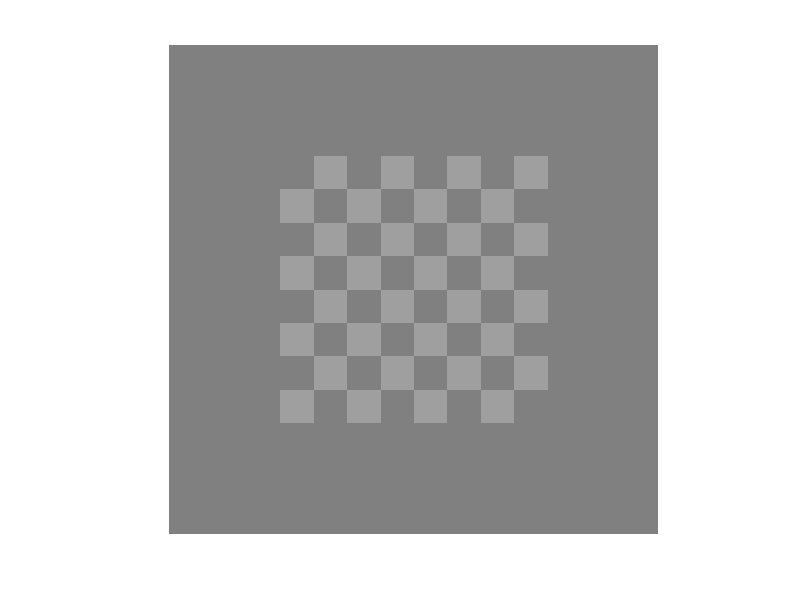
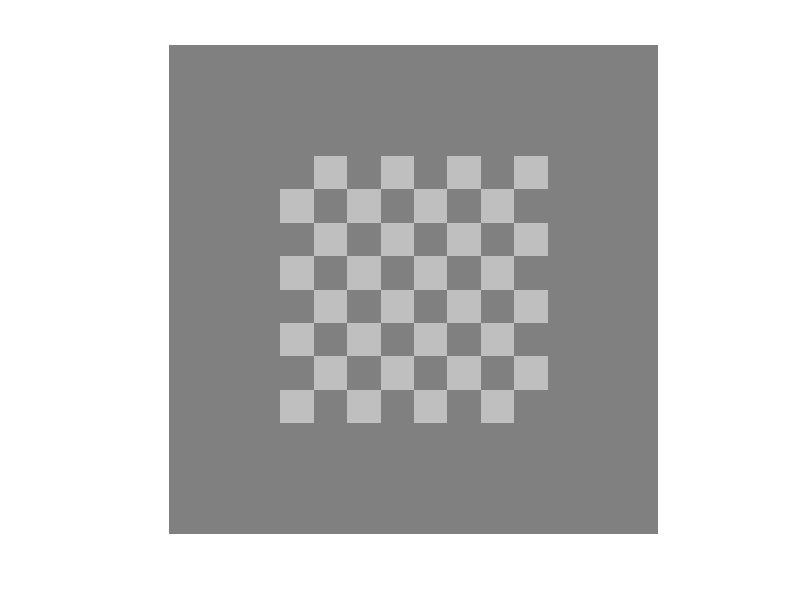
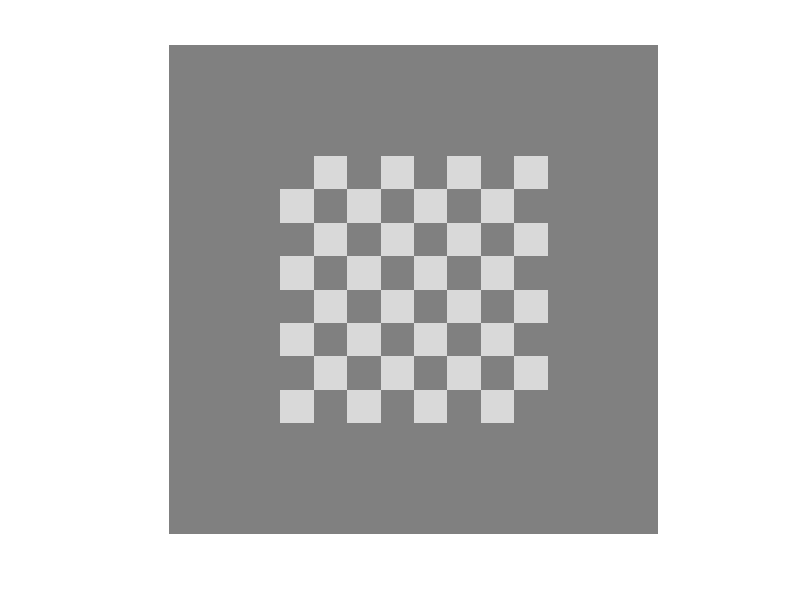
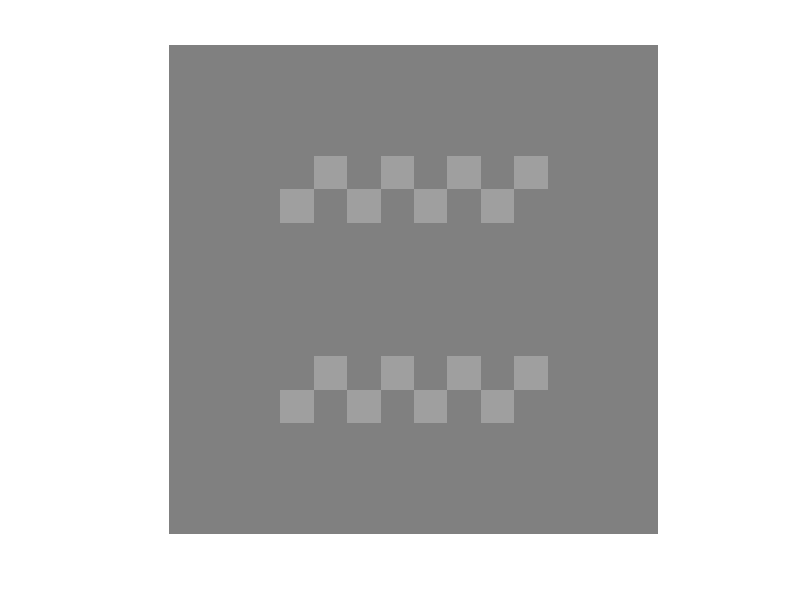

Write MATLAB code to recreate these figures, in order.

% Make checkerboard stimul for figure 1 of Bennett et al. paper
% R Maloney, Nov 2018

%%
sz1 = 560; %the original size in your stimulus code, 48*48 pixels, for example
sz2 = 1024; %the resolution you want the image to be, 1024*1024 pixels, for example

%rescaleMe = sz2/sz1; %now work out the rato between those 2 resolutions

NumCheckSquares = 8; % The total number of squares in a row of the checkerboard (both colours)

% number of squares in row of the checkerboard.
NumPixCheckSq = floor(sz1/NumCheckSquares);   % make it a proportion of the screen width.
DispCheckerboard = double(checkerboard(NumPixCheckSq, ...
    NumCheckSquares/2) > 0.5);                                % make the checkerboard of just 1s and 0s (white/black)
CheckerboardSizePix = size(DispCheckerboard);            % Set aside x,y size of checkerboard in pixels

%%
% We want to place the checkerboard against its grey background. 
% INPUT: B: Bigger matrix % b: small matrix that needs to put inside bigger matrix, B %OUTPUT: R: Resultant matrix % Example: % B=zeros(10,10); b=ones(5,5); % R=insertMatrix(B,b);
B = zeros(sz2);
[P,Q]=size(B); % The bigger matrix

fx=floor(P/2)-floor(size(DispCheckerboard,1)/2); 
fy=floor(Q/2)-floor(size(DispCheckerboard,2)/2);
R=B;
for p=1:size(DispCheckerboard,1)
    for q=1:size(DispCheckerboard,2)
        R(fx+p,fy+q)=DispCheckerboard(p,q);
    end
end

R1 = R;
% Make the 'full contrast' image
R1(~R) = 0.5; %make zeros=0.5. these stay fixed across images
R1(logical(R)) = 0.625; %25% diff against background
R2 = R1; 
R2(logical(R)) = 0.75; % 50% diff against background
R3 = R1; 
R3(logical(R)) = 0.85; % 85% diff against background

% Convert to RGB image
R1 = repmat(R1, 1, 1, 3);
R2 = repmat(R2, 1, 1, 3); 
R3 = repmat(R3, 1, 1, 3); 

figure
imshow(R1)
figure
imshow(R2)
figure
imshow(R3)


%%
% At this point we want to make another matrix with only the top and bottom rows 
% of the checkerboard showing, for the display of written feedback.

[P,Q,~]=size(R1); % The bigger matrix

% The smaller matrix: we want it to be 4 rows tall, all rows long
C = ones(NumPixCheckSq*4, size(DispCheckerboard,1)).*0.5; % all at background contrast

fx=floor(P/2)-floor(size(C,1)/2); 
fy=floor(Q/2)-floor(size(C,2)/2);
R=squeeze(R1(:,:,1));
for p=1:size(C,1)
    for q=1:size(C,2)
        R(fx+p,fy+q)=C(p,q);
    end
end

R4 = repmat(R,1,1,3);
figure
imshow(R4)

% Finally, make the blank image for start of trial:
Bl = repmat(ones(sz2),1,1,3).*0.5;
figure
imshow(Bl)

%% Now make reward mapping functions.
% Do monetary function:
r = 0; %target contrast
t = -15:0.5:15; % chosen contrasts

%t2 = ceil((0:30)/2);
%t2 = [fliplr(-t2(2:end)), t2];

f = 25 - 5*(abs(r-t))/3; % reward function

% Put in extra range (where no feedback given):
t2 = [-50:0.5:-15.5, t, 15.5:0.5:50];
e = length(t2)-length(f);
f2 = [zeros(1,e/2), f, zeros(1,e/2)];

figure
bar(t2,f2,1, 'EdgeColor', 'r', 'FaceColor', 'r', 'LineWidth', 2.5)
hold on
bar(t,f-0.1,1, 'EdgeColor', 'w', 'FaceColor', 'w', 'LineStyle','none')
% Cover up the red line at the bottom:
newt = -14.75:0.25:14.75;
plot(newt, zeros(1,length(newt)), 'w-', 'LineWidth', 3)
ylim([0 27])
xlim([-45 45])
% Do final formatting:
xlabel('Contrast difference from target (%)')
ylabel('Reward (cents)')
set(gca, 'TickDir','out', ...
    'box', 'off', ...
    'FontSize', 14)

%%
% Now make the same function, but for the instructive condition
figure
bar(t2,f2,1, 'EdgeColor', 'k', 'FaceColor', 'k', 'LineWidth', 2.5)
hold on
bar(t,f-0.1,1, 'EdgeColor', 'w', 'FaceColor', 'w', 'LineStyle','none')
% Cover up the red line at the bottom:
newt = -14.75:0.25:14.75;
plot(newt, zeros(1,length(newt)), 'w-', 'LineWidth', 3)
ylim([0 27])
xlim([-45 45])
% Do final formatting:
y_tick_lbl = fliplr(num2cell(linspace(0,15,6)));
y_tick_lbl{1} = '"Too far"';
xlabel('Contrast difference from target (%)')
ylabel('Instruction (%)')
set(gca, 'TickDir','out', ...
    'box', 'off', ...
    'YTickLabel', y_tick_lbl, ...
    'FontSize', 14)




